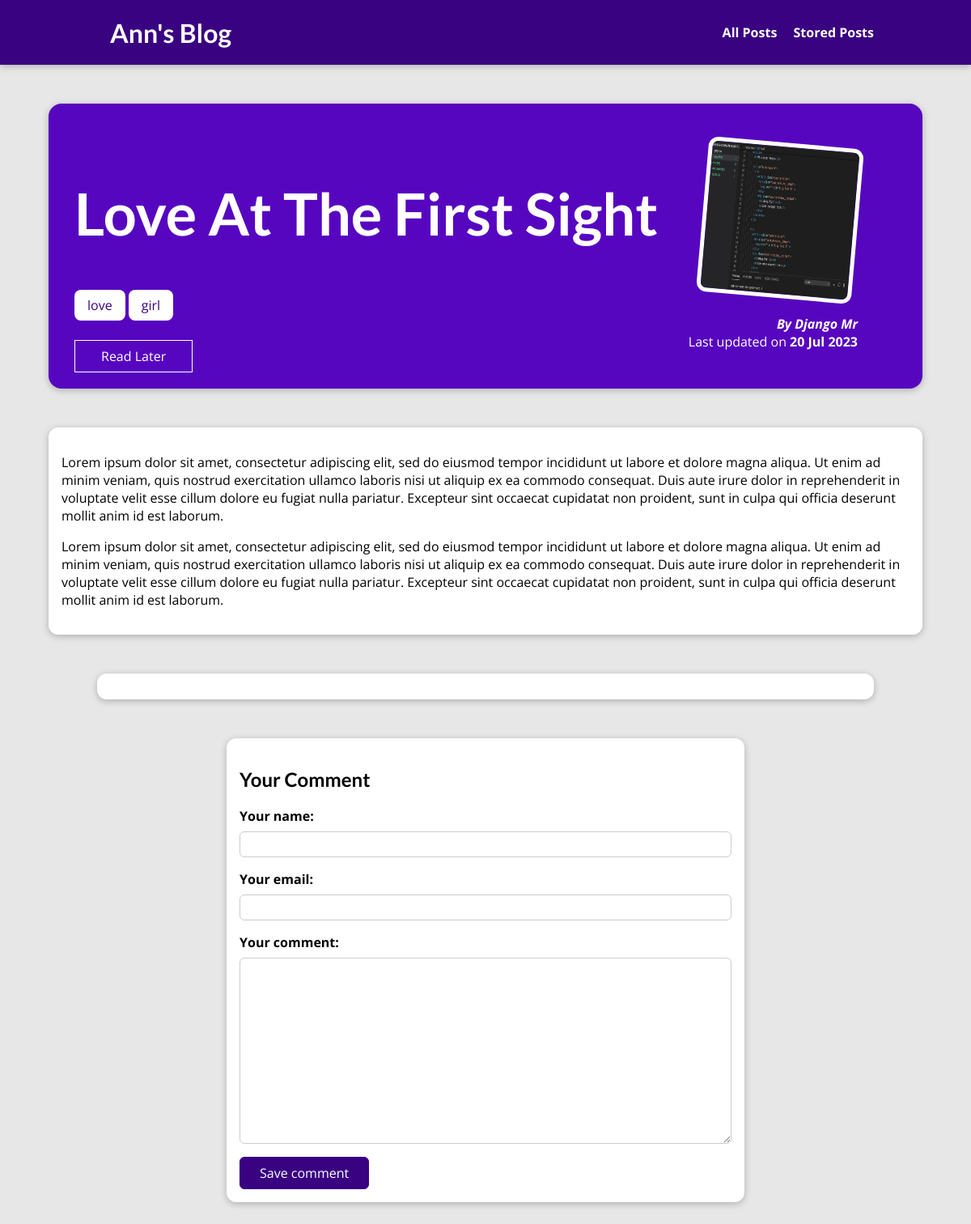
/post/love-at-the-first-sight, run on the app's committed database.
### blog/models.py (models this page shows, shortened)
class Post(models.Model):
    title = models.CharField(max_length=150)
    excerpt = models.CharField(max_length=200)
    image = models.ImageField(upload_to="posts", null=True)
    date = models.DateField(auto_now=True)
    slug = models.SlugField(unique=True, db_index=True)
    content = models.TextField(validators=[MinLengthValidator(20)])
    author = models.ForeignKey(Author, on_delete=models.SET_NULL, null=True, related_name='posts')
    tags = models.ManyToManyField(Tag)

class Tag(models.Model):
    caption = models.CharField(max_length=20)
    def __str__(self):
        return self.caption

class Author(models.Model):
    first_name = models.CharField(max_length=100)
    last_name = models.CharField(max_length=100)
    email_address = models.EmailField()
    def full_name(self):
        return f"{self.first_name} {self.last_name}"
    def __str__(self):
        return self.full_name()

### blog/views.py (the view, shortened to what this page needs)
# urls.py: path('post/<slug:slug>', views.SinglePostView.as_view(), name="post-detail-page"),
class SinglePostView(View):
    def check_post_save(self, request, post_id):
        stored_posts = request.session.get("stored_posts")
        if stored_posts is not None:
            is_saved_for_later = post_id in stored_posts
        else:
            is_saved_for_later = False
        return is_saved_for_later
    def get(self, request, slug):
        post = get_object_or_404(Post, slug=slug)
        context = {
            "post": post,
            "post_tags": post.tags.all(),
            "form": CommentForm(),
            "comments": post.comments.all().order_by("-id"),
            "save_for_later": self.check_post_save(request, post.id)
        }
        return render(request, "blog/post-detail.html", context)

### blog/forms.py
class CommentForm(forms.ModelForm):
    class Meta:
        model = Comment
        exclude = ["post"]
        labels = {
            "user_name": "Your name",
            "user_email": "Your email",
            "text": "Your comment"
        }

### blog/templates/blog/post-detail.html (shortened to what this page needs)
{% extends "base.html" %}
{% load static %}
{% block css_files %}
    <link rel="stylesheet" href="{% static 'blog/post-detail.css' %}">
{% endblock %}
{% block content %}
    <section id="summary">
        <h2>{{ post.title }}</h2>
        <div>
            {% for tag in post_tags %}
                <span class="tag">{{ tag }}</span>
            {% endfor %}
        </div>
        <div id="read-later">
            <form action="{%  url "read-later" %}" method="POST">
                {% if save_for_later %}
                    <button>Remove from Read Later</button>
                {% else %}
                    <button>Read Later</button>
                {% endif %}
            </form>
        </div>
        <article>
            <img src="{{ post.image.url }}" alt="{{ post.title }}"/>
            <address>By <a href="mailto:{{ post.author.email_address }}">{{ post.author }}</a></address>
            <div>
                Last updated on
                <time>{{ post.date|date:"d M Y" }}</time>
            </div>
        </article>
    </section>
    <main>
        <p>
            {{ post.content|linebreaks }}
        </p>
    </main>
    <section id="comments">
    </section>
    <section id="comment-form">
        <h2> Your Comment </h2>
        <form action="{% url 'post-detail-page' post.slug %}" method="POST">
            {% for field in form %}
                <div class="form-control {% if field.errors %}invalid{% endif %}">
                    {{ field.label_tag }}
                    {{ field }}
                </div>
            {% endfor %}
            <button> Save comment </button>
        </form>
    </section>
{% endblock %}

### static/app.css (style rules this page uses)
* { box-sizing: border-box; }
html { font-family: 'Open Sans', 'Lato', sans-serif; }
body { margin: 0; }
h1, h2, h3 { font-family: 'Lato', sans-serif; font-weight: bold; }

### blog/static/blog/post-detail.css (style rules this page uses)
body { background-color: #e7e7e7; }
#summary { margin: 8rem auto 3rem auto; padding: 2rem; width: 90%; max-width: 90rem; border-radius: 16px; background-color: #5706c0; position: relative; box-shadow: 0 2px 8px rgba(0, 0, 0, 0.25); height: 22rem; }
#summary h2 { color: white; font-size: 4.5rem; }
#summary article { position: absolute; top: 2rem; right: 3rem; padding: 1rem 2rem; border-radius: 12px; text-align: right; color: white; }
#summary article img { width: 12rem; height: 12rem; border-radius: 12px; transform: rotateZ(5deg); border: 5px solid white; margin-bottom: 1rem; }
#summary address { font-weight: bold; }
#summary time { font-weight: bold; }
#summary a { color: white; text-decoration: none; }
main { width: 90%; max-width: 90rem; margin: 3rem auto; background-color: white; padding: 1rem; border-radius: 12px; box-shadow: 0 2px 8px rgba(0, 0, 0, 0.25); }
.tag { background-color: white; color: #390281; padding: 0.5rem 1rem; border-radius: 8px; }
#comment-form { margin: 3rem auto; width: 90%; max-width: 40rem; border-radius: 12px; background-color: white; box-shadow: 0 2px 8px rgba(0, 0, 0, 0.25); padding: 1rem; }
#comment-form button { font: inherit; background-color: #390281; color: white; border: 1px solid #390281; padding: 0.5rem 1.5rem; border-radius: 6px; cursor: pointer; }
.form-control { margin-bottom: 1rem; }
.form-control label { font-weight: bold; margin-bottom: 0.5rem; display: block; }
.form-control input, .form-control textarea { display: block; width: 100%; font: inherit; padding: 0.25rem; border-radius: 6px; border: 1px solid #ccc; }
#comments { margin: 3rem auto; width: 90%; max-width: 60rem; border-radius: 12px; background-color: white; box-shadow: 0 2px 8px rgba(0, 0, 0, 0.25); padding: 1rem 2rem; }
#read-later { margin: 2rem 0; }
#read-later button { background-color: transparent; border: 1px solid white; padding: 0.5rem 2rem; font: inherit; color: white; cursor: pointer; }

### data on the page
Post: title "Love At The First Sight", image (picture), author "Django Mr", date "20 Jul 2023", content "Lorem ipsum dolor sit amet, consectetur adipiscing elit, sed do eiusmod tempor incididunt ut labore et dolore magna aliqua. Ut enim ad minim veniam, quis nostrud exercitation ullamco laboris nisi ut aliquip ex ea commodo consequat. Duis aute irure dolor in reprehenderit in voluptate velit esse cillum dolore eu fugiat nulla pariatur. Excepteur sint occaecat cupidatat non proident, sunt in culpa qui officia deserunt mollit anim id est laborum. Lorem ipsum dolor sit amet, consectetur adipiscing elit, sed do eiusmod tempor incididunt ut labore et dolore magna aliqua. Ut enim ad minim veniam, quis nostrud exercitation ullamco laboris nisi ut aliquip ex ea commodo consequat. Duis aute irure dolor…"
Tag: caption "love"
Tag: caption "girl"

### other printed values
{{ field.label_tag }} "Your name:" "Your email:" "Your comment:"
